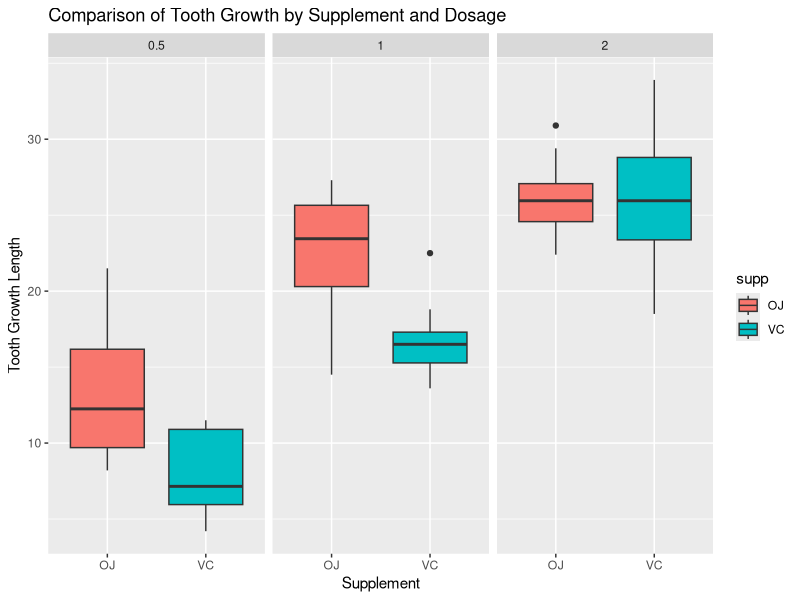

Generate this figure with R:
## ---- chunk 1
#packages
library(dplyr)
library(ggplot2)

#Load data
data("ToothGrowth")
## ---- chunk 2
#data structure
str(ToothGrowth)

#get dose values
unique(ToothGrowth$dose)

#convert dose from num to factor
ToothGrowth$dose <- as.factor(ToothGrowth$dose)

#data summary
summary(ToothGrowth)
## ---- chunk 3
#boxplot
g <- ggplot(aes(x = supp, y = len), data = ToothGrowth) +
  geom_boxplot(aes(fill = supp)) + facet_wrap(~ dose) +
  ggtitle("Comparison of Tooth Growth by Supplement and Dosage") +
  labs(x = "Supplement", y = "Tooth Growth Length")

print(g)
## ---- chunk 4
#summary table of length
group_len <- group_by(ToothGrowth,dose,supp)
group_len.summary <- summarize(group_len,
          count = n(),
          mean = mean(len),
          median = median(len),
          std.dev = sd(len),
          variance = var(len))

group_len.summary
## ---- chunk 5
#subset ToothGrowth by OJ and VC
OJ <- subset(ToothGrowth,supp == "OJ")
VC <- subset(ToothGrowth,supp == "VC")

#OJ subsets for dose levels 0.5, 1.0, 2.0
OJ_0.5 <- subset(OJ,dose == 0.5)
OJ_1.0 <- subset(OJ,dose == 1.0)
OJ_2.0 <- subset(OJ,dose == 2.0)

#VC subsets for dose levels 0.5, 1.0, 2.0
VC_0.5 <- subset(VC,dose == 0.5)
VC_1.0 <- subset(VC,dose == 1.0)
VC_2.0 <- subset(VC,dose == 2.0)

## ---- chunk 6
t.test(OJ_0.5$len,VC_0.5$len,paired = FALSE,var.equal = FALSE)
## ---- chunk 7
t.test(OJ_1.0$len,VC_1.0$len,paired = FALSE,var.equal = FALSE)
## ---- chunk 8
t.test(OJ_2.0$len,VC_2.0$len,paired = FALSE,var.equal = FALSE)
